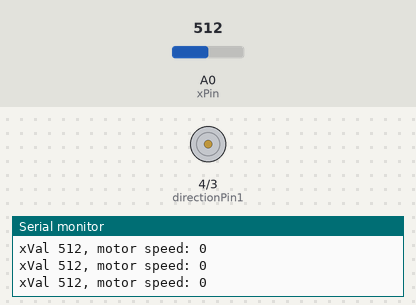
The sketch below on a simulated Arduino Uno, built with avr-gcc and run on an emulated ATmega328P. On the bench: motor-driver pin pairs drawn as motors (green arrow = first pin HIGH = forward, orange = second pin HIGH = backward, longer = more drive, scaled by the enable pin), the last lines printed to the serial monitor. The inputs (shaded band) are chosen by the test bench; at power-on: A0 (xPin) = 512.

Above: at 1.2 s.
1.3 s: A0 (xPin) set to 544
2.8 s: A0 (xPin) set to 572
At 4.0 s:
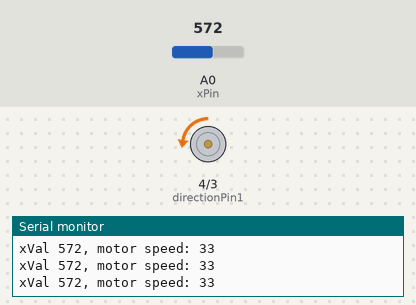
4.3 s: A0 (xPin) set to 716
At 4.7 s:
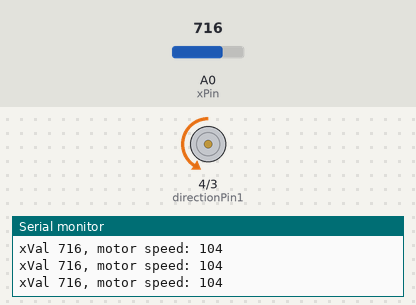
5.8 s: A0 (xPin) set to 545
At 6.3 s:
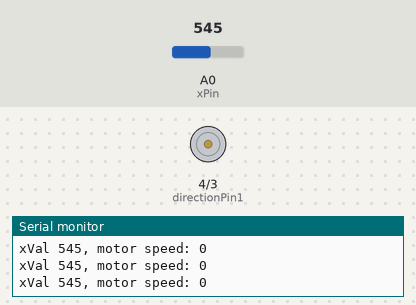
7.3 s: A0 (xPin) set to 900
At 8.3 s:
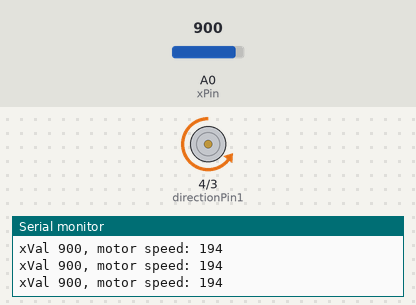
8.8 s: A0 (xPin) set to 480
At 10.1 s:
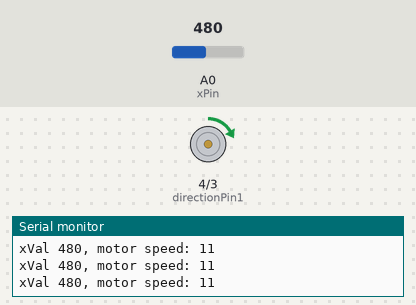
Timing chart, 0 to 11.3 s (numbered marks = the images above; inputs shaded):
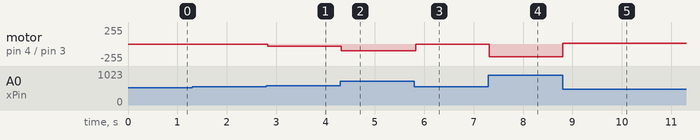

The sketch:

39-control_dc_motors_with_joystick_homework.ino
```cpp
int xPin = A0;
int xVal = 0;

int speedPin = 5, directionPin1 = 4, directionPin2 = 3;
int outputPins[] = {speedPin, directionPin1, directionPin2};
int motorSpeed = 100;
char buffer[26];

void setup() {
  Serial.begin(9600);
  for (int pin = 0; pin < sizeof(outputPins) / sizeof(int); pin++) {
    pinMode(outputPins[pin], OUTPUT);
  }
  pinMode(xPin, INPUT);
}

void loop() {
  xVal = analogRead(xPin);

  if (xVal > 555) {
    digitalWrite(directionPin1, LOW);
    digitalWrite(directionPin2, HIGH);
    //motorSpeed = map(xVal, 505, 1023, 0, 255);
    motorSpeed = 255.0 / 517.0 * (xVal - 505);
  } else if (xVal < 490) {
    digitalWrite(directionPin1, HIGH);
    digitalWrite(directionPin2, LOW);
    //motorSpeed = map(xVal, 0, 503, 255, 0);
    motorSpeed = -255.0 / 503.0 * (xVal - 503);
  } else {
    motorSpeed = 0;
  }

  analogWrite(speedPin, motorSpeed);

  sprintf(buffer, "xVal %d, motor speed: %d", xVal, motorSpeed);
  Serial.println(buffer);
}
```

Measured:
- after the input at 2.8 s, motor on pin 4 (directionPin1) / pin 3 (directionPin2): stopped → backward 33/255 at once
- after the input at 4.3 s, motor on pin 4 (directionPin1) / pin 3 (directionPin2): backward 33/255 → backward 104/255 at once
- after the input at 5.8 s, motor on pin 4 (directionPin1) / pin 3 (directionPin2): backward 104/255 → stopped at once
- after the input at 7.3 s, motor on pin 4 (directionPin1) / pin 3 (directionPin2): stopped → backward 194/255 at once
- after the input at 8.8 s, motor on pin 4 (directionPin1) / pin 3 (directionPin2): backward 194/255 → forward 11/255 at once
